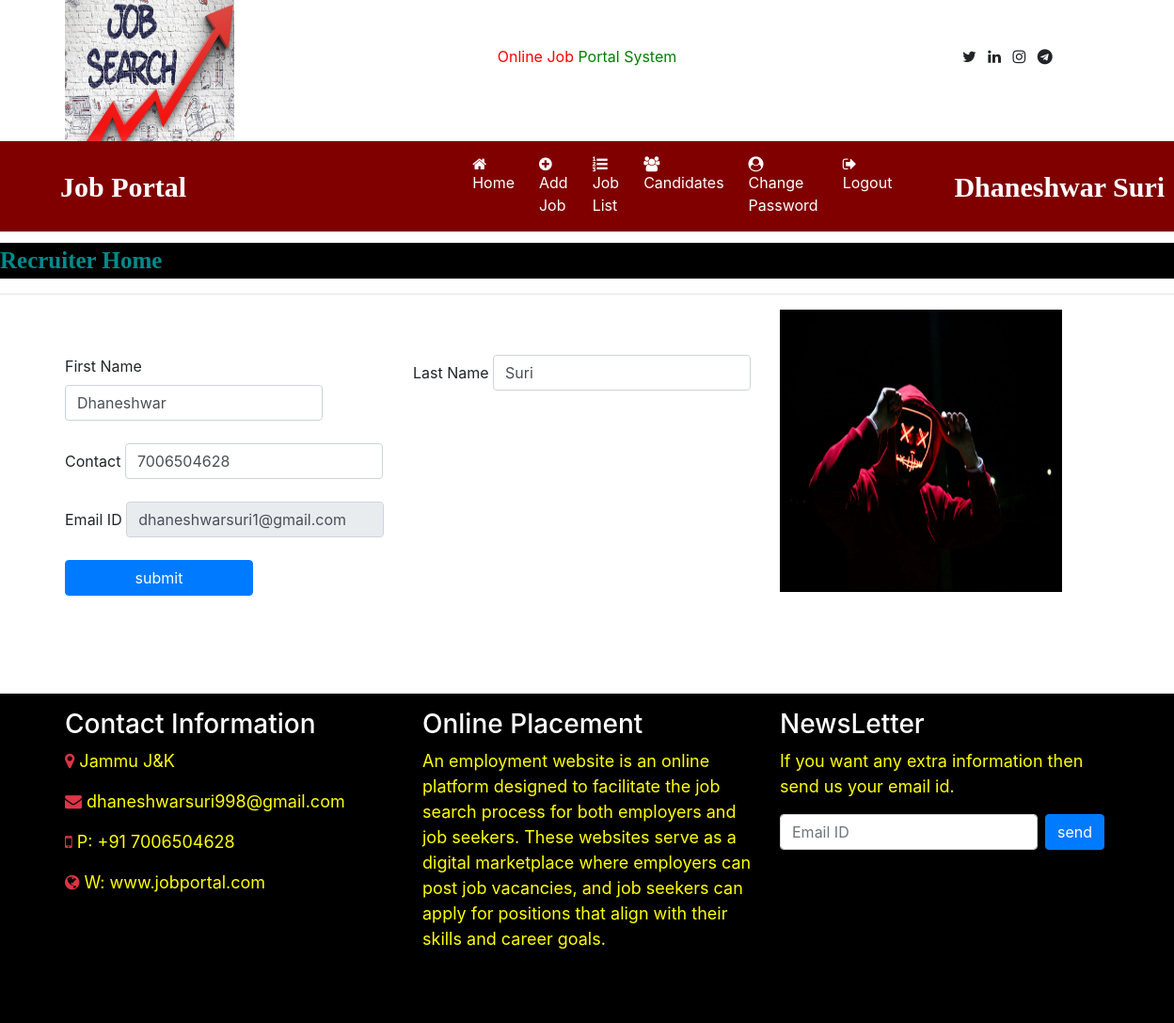
/recruiter_home (signed in), run on the app's committed database.
### job/models.py (models this page shows, shortened)
class Recruiter(models.Model):
        user = models.ForeignKey(User, on_delete=models.CASCADE)
        mobile = models.CharField(max_length=15, null=True)
        image = models.FileField(upload_to="profile", null=True)
        type = models.CharField(max_length=20, null=True)
        gender = models.CharField(max_length=10, null=True)
        company = models.CharField(max_length=200, null=True)
        status = models.CharField(max_length=20, null=True)

### job/views.py (the view)
# urls.py: path('recruiter_home', recruiter_home, name='recruiter_home'),
def recruiter_home(request):
    if not request.user.is_authenticated:
        return redirect('recruiter_login')
    user = request.user
    recruiter = Recruiter.objects.get(user=user)
    d = {'recruiter': recruiter}
    return render(request, 'recruiter_home.html',d)

### job/templates/recruiter_home.html (shortened to what this page needs)
{%load static %}
{% block body %}
    {% include 'recruiter_navigation.html' %}
        <marquee style="font-family: 'Monotype Corsiva',serif ; font-size: 25px ; color: darkcyan ; background-color: black ; font-weight: bold ; margin-top: 1% ">
    Recruiter Home
    </marquee>
<hr>
<div class="container">
<div class="row">
    <div class="col-sm-8">
    <form class=" mt-5"  name="signup" method="post" enctype="multipart/form-data">
    <div class="form-row">
        <div class="form-group col-md-6">
            <label>First Name</label>
            <label>
                <input type="text" class="form-control" name="fname" value="{{ recruiter.user.first_name }}" required>
            </label>
        </div>
        <div class="form-group col-md-6">
            <label>Last Name</label>
            <label>
                <input type="text" class="form-control" name="lname" value="{{ recruiter.user.last_name }}" required>
            </label>
        </div>
    </div>
     <div class="form-row">
        <div class="form-group col-md-6">
            <label>Contact</label>
            <label>
                <input type="tel" class="form-control" name="contact" value="{{ recruiter.mobile }}">
            </label>
        </div>
         <div class="form-group col-md-12">
            <label>Email ID</label>
            <label>
                <input type="email" class="form-control" name="email" value="{{ recruiter.user.username }}" readonly required>
            </label>
        </div>
    </div>
    <input type="submit" value="submit" class="btn btn-primary" style="width: 200px">
    </form>
</div>
    <div class="col-sm-4">
        <img src="{{ recruiter.image.url }}" width="300px" height="300px" alt="">
    </div>
</div>
</div>
{% include 'footer.html' %}
{% endblock %}

### job/templates/recruiter_navigation.html (shortened to what this page needs)
<html lang="">
<head>
    {% load static %}
  <link rel="stylesheet" href="https://cdn.jsdelivr.net/npm/bootstrap@4.6.2/dist/css/bootstrap.min.css">
<link rel="stylesheet" href="https://cdnjs.cloudflare.com/ajax/libs/font-awesome/4.7.0/css/font-awesome.min.css">
</head>
<body>
<div class="container">
    <div class="row">
        <div class="col-sm-3">
            <img src="{% static 'images/13420080.jpg' %}" style="width:180px; height:150px" alt="">
        </div>
        <div class="col-sm-6 mt-5 text-center">
            <span>
                <span style = "color: red">Online Job</span>
                <span style = "color: green">Portal System</span>
            </span>
        </div>
        <div class="col-sm-3 mt-5" style="padding-left: 10%">
            <span><i class=" fa fa-twitter"></i></span>
            <span><i class=" fa fa-linkedin pl-2"></i></span>
            <span><i class=" fa fa-instagram pl-2"></i></span>
            <span><i class=" fa fa-telegram pl-2"></i></span>
        </div>
    </div>
</div>
<nav class="navbar navbar-expand-sm" style="background-color: maroon">
    <a class="navbar-brand text-white pl-5 font-weight-bold" style="font-family: 'Monotype Corsiva',serif; font-size: 30px">Job Portal</a>
    <ul class="navbar-nav">
        <li class="nav-item">
            <a class="nav-link" href="{% url 'recruiter_home' %}" style="margin-left: 280px"><i class="fa fa-home mr-1"></i>Home</a>
        </li>
        <li class="nav-item">
            <a class="nav-link" href="{% url 'add_job' %}"><i class="fa fa-plus-circle mr-1"></i>Add Job</a>
        </li>
        <li class="nav-item">
            <a class="nav-link" href="{% url 'job_list' %}"><i class="fa fa-list-ol mr-1"></i>Job List</a>
        </li>
        <li class="nav-item">
            <a class="nav-link" href="#"><i class="fa fa-users mr-1"></i>Candidates</a>
        </li>
        <li class="nav-item">
            <a class="nav-link" href="#"><i class="fa fa-user-circle mr-1"></i>Change Password</a>
        </li>
         <li class="nav-item">
            <a class="nav-link" href="{% url 'Logout' %}"><i class="fa fa-sign-out mr-1"></i>Logout</a>
        </li>
    </ul>
    <a class="navbar-brand text-white pl-5 font-weight-bold" style="font-family: 'Monotype Corsiva',serif; font-size: 30px">{{ request.user.first_name }} {{ request.user.last_name }}</a>
</nav>
</body>
</html>

### job/templates/recruiter_navigation.html (style rules this page uses)
.nav-link { color: white; margin-right: 10px; }

### data on the page
Recruiter: fname "Dhaneshwar", lname "Suri", contact "7006504628", email "dhaneshwarsuri1@gmail.com", image (picture)

### other printed values
{{ request.user.first_name }} "Dhaneshwar"
{{ request.user.last_name }} "Suri"
